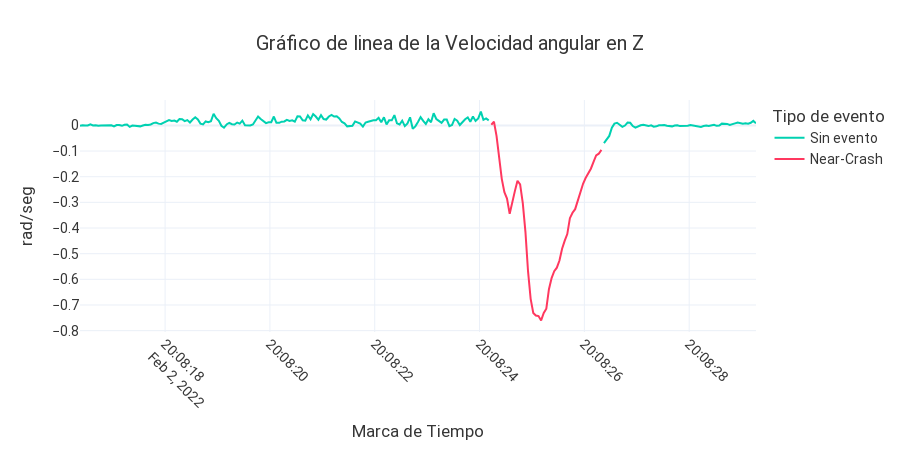

Here is the notebook cell this chart was saved with:
### Markdown cell above
### Eliminar o agregar eventos de near-crash
Primero necesitamos encajar los eventos de *near-crash* donde corresponden, eliminando o agregando en la columna **eventClass** un 
<span style="color:red">"1"</span> si corresponde a un evento o un <span style="color:cyan">"0"</span> si no corresponde a este.

### Code cell
min_ID = 7798  # ID to start near-crash
max_ID = 7840  # ID to end near-crash

df["eventClass"] = 0
df.loc[(df["id"] >= min_ID) & (df["id"] <= max_ID), "eventClass"] = 1
print("near crash event")
line_chart(df, "velAngZ")

### Figure 1 — Plotly figure (JSON) as saved in the notebook; plotly's stock layout.template omitted (floating-point values rounded to 4 significant figures; data arrays with more than 128 entries replaced by an {"elided": "..."} marker saying what was removed)
{"data": [{"hovertemplate": "X = %{x}<br>Y = %{y}<br>ID = %{text}", "marker": {"color": "#00D1B1"}, "name": "Sin evento", "text": {"elided": "259 int values"}, "type": "scatter", "x": {"elided": "259 str values"}, "y": {"elided": "259 float values"}}, {"hovertemplate": "X = %{x}<br>Y = %{y}<br>ID = %{text}", "marker": {"color": "#FF385F"}, "name": "Near-Crash", "text": {"elided": "259 int values"}, "type": "scatter", "x": {"elided": "259 str values"}, "y": {"elided": "259 float values"}}], "layout": {"autosize": true, "font": {"color": "#363636", "family": "BlinkMacSystemFont,-apple-system,Segoe UI,Roboto,Oxygen,Ubuntu,                     Cantarell,Fira Sans,Droid Sans,Helvetica Neue,Helvetica,Arial,sans-serif", "size": 14}, "height": 450, "legend": {"title": {"text": "Tipo de evento"}}, "title": {"text": "Gráfico de linea de la Velocidad angular en Z", "x": 0.5}, "xaxis": {"nticks": 12, "tickangle": 45, "title": {"text": "Marca de Tiempo"}}, "yaxis": {"nticks": 12, "title": {"text": "rad/seg"}}}}
